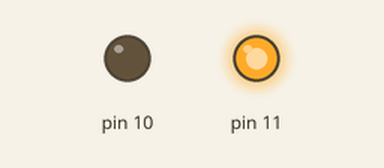
This sketch was run on a simulated Arduino Uno, built with avr-gcc and run on an emulated ATmega328P. On the bench: output pins drawn as LEDs (lit = HIGH).

Above: at 0.05 s.
At 2.0 s:
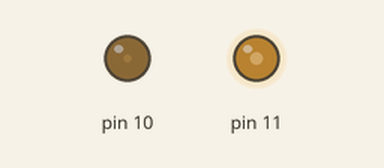
At 3.0 s:
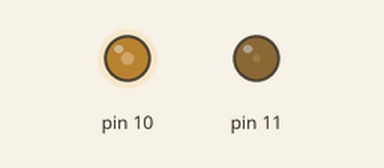
At 4.0 s:
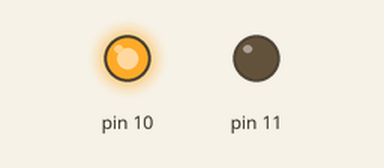
Timing chart, 0 to 5.2 s (numbered marks = the images above):
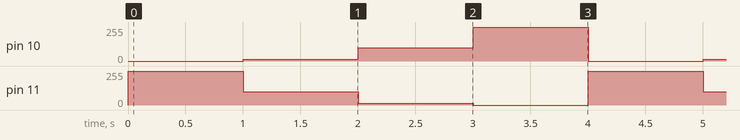

The sketch:

LED_a_max_y_min_intensid.ino
```cpp
void setup() {
  pinMode(11, OUTPUT);
  pinMode(10, OUTPUT);

}

void loop() {
  analogWrite(11,255);
  analogWrite(10,0);
  delay(1000);
  analogWrite(11,100);
  analogWrite(10,15);
  delay(1000);
  analogWrite(11,15);
  analogWrite(10,100);
  delay(1000);
  analogWrite(11,0);
  analogWrite(10,255);
  delay(1000);

}
```

Measured:
- by itself, pin 10: repeats every 4.0 s: 100/255 1.0 s, 255/255 1.0 s, 0/255 1.0 s, 15/255 1.0 s
- by itself, pin 11: repeats every 4.0 s: 100/255 1.0 s, 15/255 1.0 s, 0/255 1.0 s, 255/255 1.0 s
